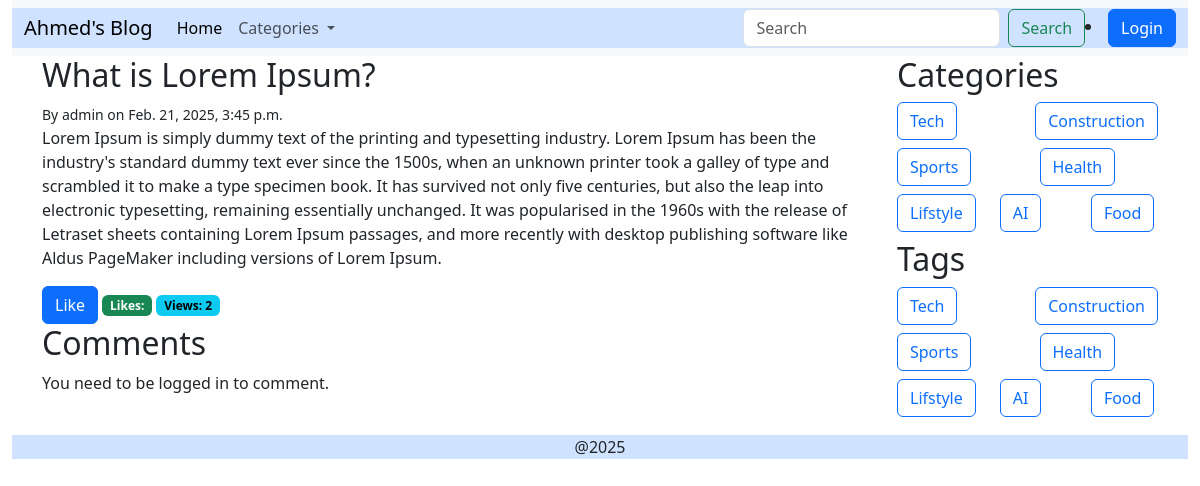
The app's page /post/2/ with its own data.
### Blogs/models.py (models this page shows, shortened)
class posts(models.Model):
    title = models.CharField(max_length=100)
    content = models.TextField()
    author = models.ForeignKey(User, on_delete=models.CASCADE)
    category = models.ForeignKey(categories, on_delete=models.SET_NULL, blank=True, null=True)
    tag = models.ManyToManyField(tags, blank=True)
    created_at = models.DateTimeField(auto_now_add=True)
    updated_at = models.DateTimeField(auto_now=True)
    view_count = models.PositiveBigIntegerField(default=0)
    liked_users = models.ManyToManyField(User, related_name='liked_posts')

class categories(models.Model):
    name = models.CharField(max_length=20, unique=True)

class tags(models.Model):
    name = models.CharField(max_length=20, unique=True)

### Blogs/views.py (the view, shortened to what this page needs)
# urls.py: path("post/<int:id>/", views.post_detail, name='post_detail'),
def post_detail(request, id):
    post = get_object_or_404(posts, id=id)
    tag = tags.objects.all()
    category = categories.objects.all()
    comment_Form = CommentForm()
    if post.liked_users.filter(id=request.user.id):
        is_liked = True
    else:
        is_liked = False
    like_count = post.liked_users.count()
    comment = post.comments_set.all()
    context = {'post': post, 'category': category, 'tag': tag, 'comment': comment, 'comment_form': comment_Form, 'is_liked': is_liked, 'like_count': like_count}
    post.view_count += 1
    post.save()
    return render(request, 'blog/post_detail.html', context)

### Blogs/forms.py
class CommentForm(forms.ModelForm):
    class Meta:
        model = comments
        fields = ['content']

### templates/blog/post_detail.html (shortened to what this page needs)
{% extends "blog/base.html" %}
{% block content %}
<div class="list-group-item">
    <h2>{{ post.title }}</h2>
    <small> By {{ post.author }} on {{ post.created_at }}</small>
    <p>{{ post.content }}</p>
    {% if is_liked %}
    <a type="button" class="btn btn-primary" href="{% url 'like_post' post.id %}">
        Liked </a>
    {% else %}
    <a type="button" class="btn btn-primary" href="{% url 'like_post' post.id %}">
        Like </a>
    {% endif %}
    <span class="badge text-bg-success">Likes: {{ post.like_count }}</span>
    <span class="badge text-bg-info">Views: {{ post.view_count }}</span>
</div>
<h2>Comments</h2>
{% if user.is_authenticated %}
<form method="post">
    {% csrf_token %}
    {{ comment_form.as_p }}
    <button class="btn btn-primary" type="submit">Add Comment</button>
</form>
{% else %}
    <p>You need to be logged in to comment.</p>
{% endif %}
<br>
{% endblock %}

### templates/blog/base.html (shortened to what this page needs)
<!DOCTYPE html>
<html>
    <head>
        <link rel="stylesheet" href="https://cdn.jsdelivr.net/npm/bootstrap@5.3.3/dist/css/bootstrap.min.css">
        <link rel="stylesheet" href="https://cdn.jsdelivr.net/npm/bootstrap-icons@1.7.2/font/bootstrap-icons.css">
    </head>
    <body>
        <div class="container-fluid">
            <nav class="navbar navbar-expand-lg bg-body-tertiary">
                <div class="container-fluid bg-primary-subtle">
                  <a class="navbar-brand" href="{% url 'posts_list' %}">Ahmed's Blog</a>
                  <div class="collapse navbar-collapse" id="navbarSupportedContent">
                    <ul class="navbar-nav me-auto mb-2 mb-lg-0">
                      <li class="nav-item">
                        <a class="nav-link active" aria-current="page" href="{% url 'posts_list' %}">Home</a>
                      </li>
                      <li class="nav-item dropdown">
                        <a class="nav-link dropdown-toggle" href="#" role="button" data-bs-toggle="dropdown" aria-expanded="false">
                          Categories
                        </a>
                      </li>
                    </ul>
                    <form class="d-flex" role="search">
                      <input class="form-control me-2" type="search" placeholder="Search" aria-label="Search" name="q" value="">
                      <button class="btn btn-outline-success" type="submit">Search</button>
                    </form>
                    {% if user.is_authenticated %}
                      <div class="dropdown">
                        <a class="btn btn-secondary dropdown-toggle" href="#" role="button" data-bs-toggle="dropdown" aria-expanded="false">
                          Welcome, {{ user.username }}
                        </a>
                        <ul class="dropdown-menu">
                          <li>
                            <form method="post" action="{% url 'logout' %}">
                              {% csrf_token %}
                              <button type="submit" class="dropdown-item">Logout</button>
                            </form>
                          </li>
                        </ul>
                      </div>
                    {% else %}
                      <li class="nav-item">
                        <a class="btn btn-primary" href="{% url 'login' %}" onclick="openLoginModal(); return false;">Login</a>
                      </li>
                    {% endif %}
                  </div>
                </div>
              </nav>
        <div class="container">
            <div class="row">
                <div class="blog-card col-md-9">
                    {% block content %}
                    {% endblock %}
                </div>
                <div class="blog-card col-md-3">
                    <div class="row">
                        <h2>Categories</h2>
                        {% for category in category %}
                        <div class="col mb-2">
                        <a href="{% url 'posts_list' %}?category={{category.name}}" class="btn btn-outline-primary">{{ category.name }}</a>
                        </div>
                        {% endfor %}
                    </div>
                    <div class="row">
                        <h2>Tags</h2>
                        {% for tag in tag %}
                        <div class="col mb-2">
                        <a href="{% url 'posts_list' %}?tag={{tag.name}}" class="btn btn-outline-primary">{{ tag.name }}</a>
                        </div>
                        {% endfor %}
                    </div>
                </div>
            </div>
        </div>
            <footer class="footer bg-primary-subtle text-center"><p>@2025</p></footer>
        </div>
    </body>
</html>

### records on screen
posts: title "What is Lorem Ipsum?", author "admin", created_at "Feb. 21, 2025, 3:45 p.m.", content "Lorem Ipsum is simply dummy text of the printing and typesetting industry. Lorem Ipsum has been the industry's standard dummy text ever since the 1500s, when an unknown printer took a galley of type and scrambled it to make a type specimen book. It has survived not only five centuries, but also the leap into electronic typesetting, remaining essentially unchanged. It was popularised in the 1960s with the release of Letraset sheets containing Lorem Ipsum passages, and more recently with desktop publishing software like Aldus PageMaker including versions of Lorem Ipsum.", view_count "2"
categories: name "Tech"
categories: name "Construction"
categories: name "Sports"
categories: name "Health"
categories: name "Lifstyle"
categories: name "AI"
categories: name "Food"
tags: name "Tech"
tags: name "Construction"
tags: name "Sports"
tags: name "Health"
tags: name "Lifstyle"
tags: name "AI"
tags: name "Food"
